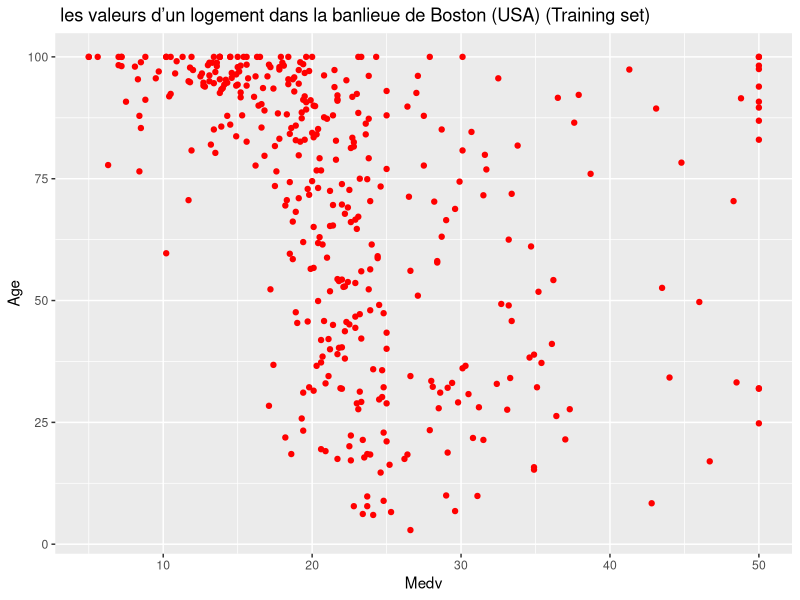
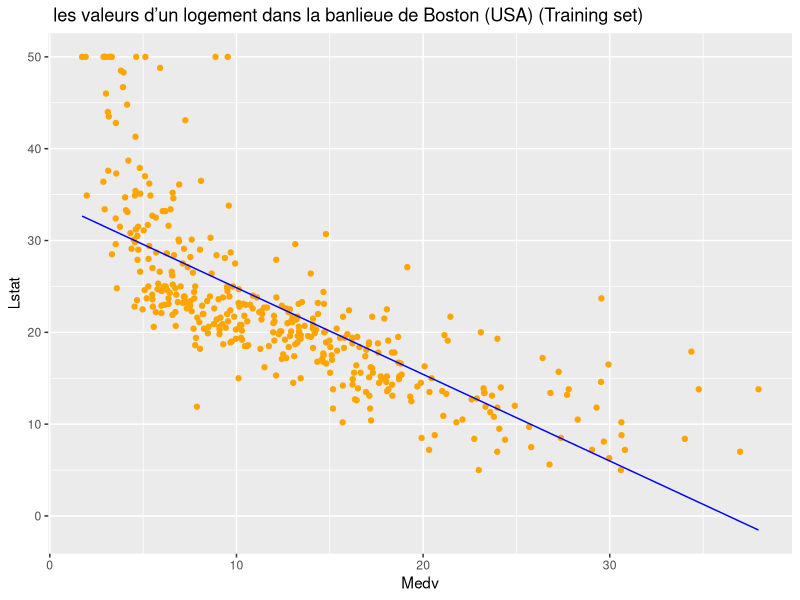
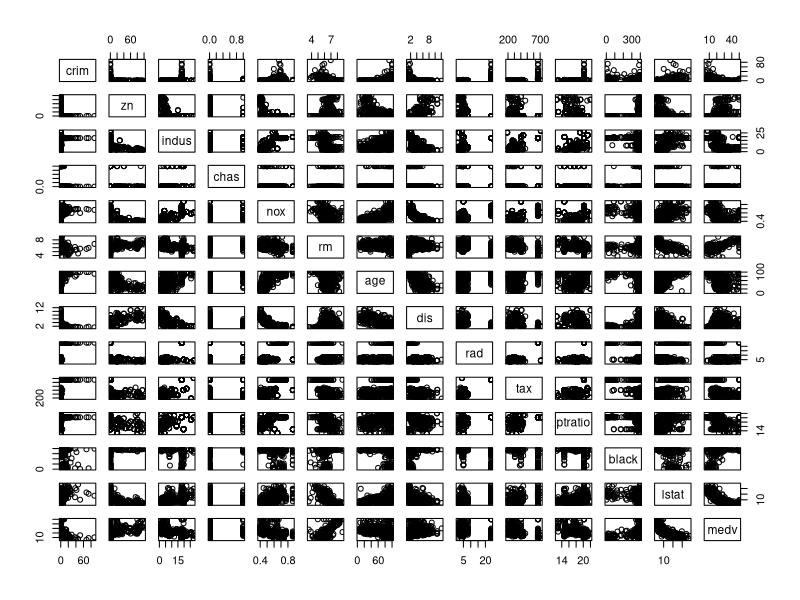
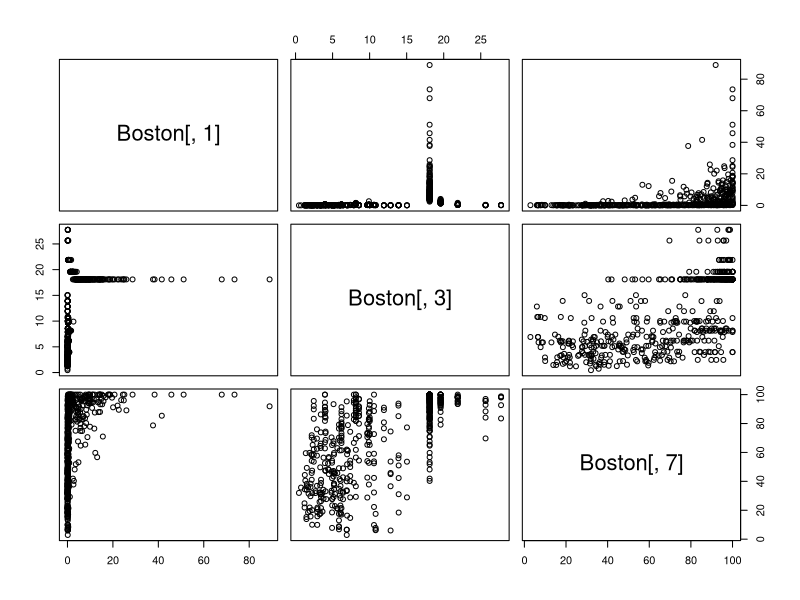

Generate these figures, in order, with R:
## ---- chunk 1
knitr::opts_chunk$set(echo = TRUE)
## ---- chunk 2
library(MASS)
print(Boston)
## ---- chunk 3
sapply(Boston, class)
## ---- chunk 4
n = nrow(Boston)
set.seed(123)
index = sample(1:n, size = 400)
train_boston <- Boston[index,]
test_boston <- Boston[-index,]
print(test_boston)
## ---- chunk 5
print(cor(train_boston$medv, train_boston$age))
## ---- chunk 6
library(ggplot2)
ggplot() + 
  geom_point(aes(x = train_boston$medv, y = train_boston$age), colour = 'red') +  
  ggtitle(' les valeurs d’un logement dans la banlieue de Boston (USA) (Training set)') + 
  xlab('Medv') + 
  ylab('Age')
## ---- chunk 7
library(ggplot2)
regressor = lm(formula = medv ~ lstat, data = train_boston)
summary(regressor)
y_pred = predict(regressor, newdata = test_boston)
ggplot() + 
  geom_point(aes(x = train_boston$lstat, y = train_boston$medv), colour = 'orange') +
  geom_line(aes(x=train_boston$lstat,y=predict(regressor, newdata = train_boston)),colour='blue') +   
  ggtitle(' les valeurs d’un logement dans la banlieue de Boston (USA) (Training set)') + 
  xlab('Medv') + 
  ylab('Lstat')
## ---- chunk 8
pairs(Boston)
## ---- chunk 9
pairs( ~ Boston[, 1] + Boston[, 3] + Boston[, 7] ,Boston)
## ---- chunk 10
lm_multiple <- lm(medv ~ lstat + age, data = train_boston)
summary(lm_multiple)
## ---- chunk 11
lm_multiple <- lm(medv ~ log(lstat) + age, data = train_boston)
summary(lm_multiple)
## ---- chunk 12
correlation <- cor(Boston)
print(correlation["medv", ])
## ---- chunk 13
lm_significatif <- lm(medv ~ zn + rm + black + dis + crim + indus + nox + age + lstat , data = train_boston)
summary(lm_significatif)
## ---- chunk 14
lm_interaction <- lm(medv ~ lstat * age, data = train_boston)
summary(lm_interaction)
## ---- chunk 15
degrees <- 2:7
for (deg in degrees) {
  lstat_poly <- poly(train_boston$lstat, degree = deg)
  age_poly <- poly(train_boston$age, degree = deg)
 
  lm_poly_interaction <- lm(medv ~ lstat_poly * age_poly, data = train_boston)
  
  cat("Degree:", deg, "\n")
  print(summary(lm_poly_interaction))
  cat("\n")
}
